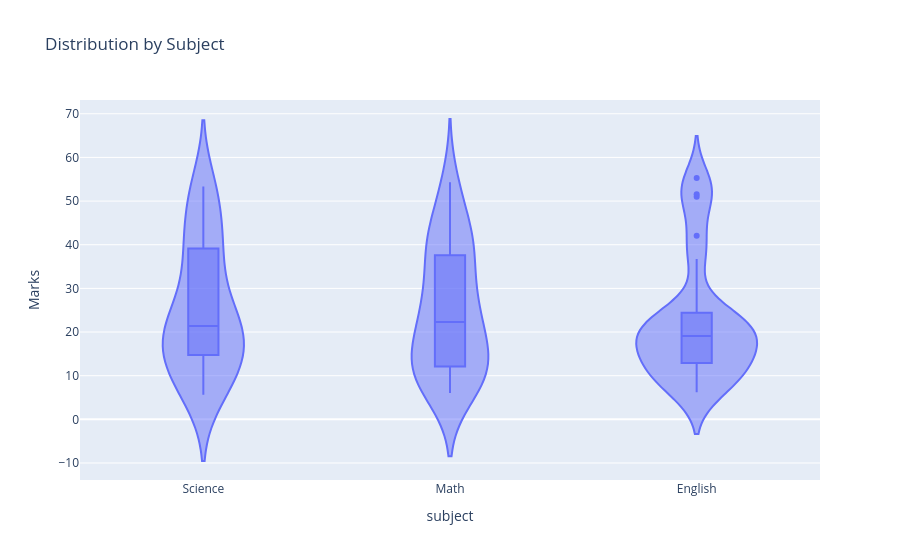

The notebook cell saved with this chart:
### Code cell
px.violin(student, x="subject", y="Marks", box=True, title="Distribution by Subject").show()

### Figure 1 — Plotly figure (JSON) as saved in the notebook; plotly's stock layout.template omitted (floating-point values rounded to 4 significant figures)
{"data": [{"alignmentgroup": "True", "box": {"visible": true}, "hovertemplate": "subject=%{x}<br>Marks=%{y}<extra></extra>", "legendgroup": "", "marker": {"color": "#636efa"}, "name": "", "offsetgroup": "", "orientation": "v", "scalegroup": "True", "showlegend": false, "type": "violin", "x": ["Science", "Math", "Science", "Science", "English", "English", "Math", "Science", "English", "Math", "English", "Math", "Math", "Science", "Science", "Math", "Math", "Math", "English", "Math", "Science", "Math", "Math", "Science", "Science", "Science", "English", "Math", "English", "Science", "Math", "Math", "English", "Science", "Science", "Math", "English", "Science", "Math", "Science", "Science", "Science", "English", "Math", "English", "Science", "Math", "English", "Math", "English", "Math", "English", "Math", "Math", "Math", "Math", "Science", "English", "Science", "Science", "Math", "English", "Science", "Science", "Math", "English", "Science", "Math", "Math", "Science", "Math", "Science", "Math", "Science", "Math", "English", "English", "Science", "Math", "English", "Math", "English", "Math", "Math", "Science", "Science", "Science", "Math", "Math", "Science", "English", "Math", "Science", "Science", "English", "English", "Science", "Math", "Math", "Science"], "x0": " ", "xaxis": "x", "y": [19.2, 7.734, 13.81, 53.02, 55.3, 17.82, 29.89, 17.26, 20.35, 30.86, 42.04, 12.13, 24.32, 17.67, 11.4, 19.47, 30.55, 38.49, 50.99, 25.13, 22.07, 35.94, 12.21, 28.04, 16.52, 6.623, 12.65, 26.53, 9.333, 8.837, 24.17, 8.1, 15.04, 39.97, 17.17, 43.98, 13.12, 46.45, 41.36, 51.14, 7.336, 15.72, 19.77, 10.43, 9.742, 8.924, 16.7, 22.7, 26.88, 19.11, 40.6, 22.18, 7.892, 36.65, 53.16, 18.24, 53.36, 51.58, 31.24, 51.34, 10.52, 10.84, 19.59, 21.38, 12.59, 13.56, 27.57, 6.185, 8.92, 21.4, 16.61, 13.42, 20.4, 7.014, 39.95, 6.217, 36.75, 38.28, 49.54, 6.349, 54.32, 17.7, 44.1, 16.11, 16.46, 39.96, 23.15, 6.053, 11.25, 40.02, 24.39, 19.56, 23.92, 42.43, 24.45, 19.13, 5.609, 41.44, 12.03, 32.36], "y0": " ", "yaxis": "y"}], "layout": {"legend": {"tracegroupgap": 0}, "title": {"text": "Distribution by Subject"}, "violinmode": "group", "xaxis": {"anchor": "y", "domain": [0, 1], "title": {"text": "subject"}}, "yaxis": {"anchor": "x", "domain": [0, 1], "title": {"text": "Marks"}}}}
